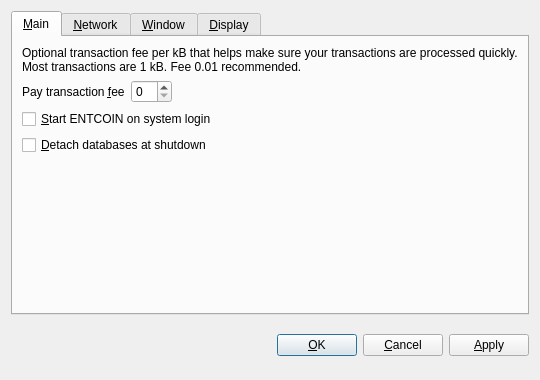
<?xml version="1.0" encoding="UTF-8"?>
<ui version="4.0">
 <class>OptionsDialog</class>
 <widget class="QDialog" name="OptionsDialog">
  <property name="geometry">
   <rect>
    <x>0</x>
    <y>0</y>
    <width>540</width>
    <height>380</height>
   </rect>
  </property>
  <property name="windowTitle">
   <string>Options</string>
  </property>
  <property name="modal">
   <bool>true</bool>
  </property>
  <layout class="QVBoxLayout" name="verticalLayout">
   <item>
    <widget class="QTabWidget" name="tabWidget">
     <property name="tabPosition">
      <enum>QTabWidget::North</enum>
     </property>
     <property name="currentIndex">
      <number>0</number>
     </property>
     <widget class="QWidget" name="tabMain">
      <attribute name="title">
       <string>&amp;Main</string>
      </attribute>
      <layout class="QVBoxLayout" name="verticalLayout_Main">
       <item>
        <widget class="QLabel" name="transactionFeeInfoLabel">
         <property name="text">
          <string>Optional transaction fee per kB that helps make sure your transactions are processed quickly. Most transactions are 1 kB. Fee 0.01 recommended.</string>
         </property>
         <property name="textFormat">
          <enum>Qt::PlainText</enum>
         </property>
         <property name="wordWrap">
          <bool>true</bool>
         </property>
        </widget>
       </item>
       <item>
        <layout class="QHBoxLayout" name="horizontalLayout_Main">
         <item>
          <widget class="QLabel" name="transactionFeeLabel">
           <property name="text">
            <string>Pay transaction &amp;fee</string>
           </property>
           <property name="textFormat">
            <enum>Qt::PlainText</enum>
           </property>
           <property name="buddy">
            <cstring>transactionFee</cstring>
           </property>
          </widget>
         </item>
         <item>
          <widget class="BitcoinAmountField" name="transactionFee"/>
         </item>
         <item>
          <spacer name="horizontalSpacer_Main">
           <property name="orientation">
            <enum>Qt::Horizontal</enum>
           </property>
           <property name="sizeHint" stdset="0">
            <size>
             <width>40</width>
             <height>20</height>
            </size>
           </property>
          </spacer>
         </item>
        </layout>
       </item>
       <item>
        <widget class="QCheckBox" name="bitcoinAtStartup">
         <property name="toolTip">
          <string>Automatically start ENTCOIN after logging in to the system.</string>
         </property>
         <property name="text">
          <string>&amp;Start ENTCOIN on system login</string>
         </property>
        </widget>
       </item>
       <item>
        <widget class="QCheckBox" name="detachDatabases">
         <property name="toolTip">
          <string>Detach block and address databases at shutdown. This means they can be moved to another data directory, but it slows down shutdown. The wallet is always detached.</string>
         </property>
         <property name="text">
          <string>&amp;Detach databases at shutdown</string>
         </property>
        </widget>
       </item>
       <item>
        <spacer name="verticalSpacer_Main">
         <property name="orientation">
          <enum>Qt::Vertical</enum>
         </property>
         <property name="sizeHint" stdset="0">
          <size>
           <width>20</width>
           <height>40</height>
          </size>
         </property>
        </spacer>
       </item>
      </layout>
     </widget>
     <widget class="QWidget" name="tabNetwork">
      <attribute name="title">
       <string>&amp;Network</string>
      </attribute>
      <layout class="QVBoxLayout" name="verticalLayout_Network">
       <item>
        <widget class="QCheckBox" name="mapPortUpnp">
         <property name="toolTip">
          <string>Automatically open the ENTCOIN client port on the router. This only works when your router supports UPnP and it is enabled.</string>
         </property>
         <property name="text">
          <string>Map port using &amp;UPnP</string>
         </property>
        </widget>
       </item>
       <item>
        <widget class="QCheckBox" name="connectSocks">
         <property name="toolTip">
          <string>Connect to the ENTCOIN network through a SOCKS proxy (e.g. when connecting through Tor).</string>
         </property>
         <property name="text">
          <string>&amp;Connect through SOCKS proxy:</string>
         </property>
        </widget>
       </item>
       <item>
        <layout class="QHBoxLayout" name="horizontalLayout_Network">
         <item>
          <widget class="QLabel" name="proxyIpLabel">
           <property name="text">
            <string>Proxy &amp;IP:</string>
           </property>
           <property name="textFormat">
            <enum>Qt::PlainText</enum>
           </property>
           <property name="buddy">
            <cstring>proxyIp</cstring>
           </property>
          </widget>
         </item>
         <item>
          <widget class="QValidatedLineEdit" name="proxyIp">
           <property name="maximumSize">
            <size>
             <width>140</width>
             <height>16777215</height>
            </size>
           </property>
           <property name="toolTip">
            <string>IP address of the proxy (e.g. 127.0.0.1)</string>
           </property>
          </widget>
         </item>
         <item>
          <widget class="QLabel" name="proxyPortLabel">
           <property name="text">
            <string>&amp;Port:</string>
           </property>
           <property name="textFormat">
            <enum>Qt::PlainText</enum>
           </property>
           <property name="buddy">
            <cstring>proxyPort</cstring>
           </property>
          </widget>
         </item>
         <item>
          <widget class="QLineEdit" name="proxyPort">
           <property name="maximumSize">
            <size>
             <width>55</width>
             <height>16777215</height>
            </size>
           </property>
           <property name="toolTip">
            <string>Port of the proxy (e.g. 9050)</string>
           </property>
          </widget>
         </item>
         <item>
          <widget class="QLabel" name="socksVersionLabel">
           <property name="text">
            <string>SOCKS &amp;Version:</string>
           </property>
           <property name="textFormat">
            <enum>Qt::PlainText</enum>
           </property>
           <property name="buddy">
            <cstring>socksVersion</cstring>
           </property>
          </widget>
         </item>
         <item>
          <widget class="QValueComboBox" name="socksVersion">
           <property name="toolTip">
            <string>SOCKS version of the proxy (e.g. 5)</string>
           </property>
          </widget>
         </item>
         <item>
          <spacer name="horizontalSpacer_Network">
           <property name="orientation">
            <enum>Qt::Horizontal</enum>
           </property>
           <property name="sizeHint" stdset="0">
            <size>
             <width>40</width>
             <height>20</height>
            </size>
           </property>
          </spacer>
         </item>
        </layout>
       </item>
       <item>
        <spacer name="verticalSpacer_Network">
         <property name="orientation">
          <enum>Qt::Vertical</enum>
         </property>
         <property name="sizeHint" stdset="0">
          <size>
           <width>20</width>
           <height>40</height>
          </size>
         </property>
        </spacer>
       </item>
      </layout>
     </widget>
     <widget class="QWidget" name="tabWindow">
      <attribute name="title">
       <string>&amp;Window</string>
      </attribute>
      <layout class="QVBoxLayout" name="verticalLayout_Window">
       <item>
        <widget class="QCheckBox" name="minimizeToTray">
         <property name="toolTip">
          <string>Show only a tray icon after minimizing the window.</string>
         </property>
         <property name="text">
          <string>&amp;Minimize to the tray instead of the taskbar</string>
         </property>
        </widget>
       </item>
       <item>
        <widget class="QCheckBox" name="minimizeOnClose">
         <property name="toolTip">
          <string>Minimize instead of exit the application when the window is closed. When this option is enabled, the application will be closed only after selecting Quit in the menu.</string>
         </property>
         <property name="text">
          <string>M&amp;inimize on close</string>
         </property>
        </widget>
       </item>
       <item>
        <spacer name="verticalSpacer_Window">
         <property name="orientation">
          <enum>Qt::Vertical</enum>
         </property>
         <property name="sizeHint" stdset="0">
          <size>
           <width>20</width>
           <height>40</height>
          </size>
         </property>
        </spacer>
       </item>
      </layout>
     </widget>
     <widget class="QWidget" name="tabDisplay">
      <attribute name="title">
       <string>&amp;Display</string>
      </attribute>
      <layout class="QVBoxLayout" name="verticalLayout_Display">
       <item>
        <layout class="QHBoxLayout" name="horizontalLayout_1_Display">
         <item>
          <widget class="QLabel" name="langLabel">
           <property name="text">
            <string>User Interface &amp;language:</string>
           </property>
           <property name="textFormat">
            <enum>Qt::PlainText</enum>
           </property>
           <property name="buddy">
            <cstring>lang</cstring>
           </property>
          </widget>
         </item>
         <item>
          <widget class="QValueComboBox" name="lang">
           <property name="toolTip">
            <string>The user interface language can be set here. This setting will take effect after restarting ENTCOIN.</string>
           </property>
          </widget>
         </item>
        </layout>
       </item>
       <item>
        <layout class="QHBoxLayout" name="horizontalLayout_2_Display">
         <item>
          <widget class="QLabel" name="unitLabel">
           <property name="text">
            <string>&amp;Unit to show amounts in:</string>
           </property>
           <property name="textFormat">
            <enum>Qt::PlainText</enum>
           </property>
           <property name="buddy">
            <cstring>unit</cstring>
           </property>
          </widget>
         </item>
         <item>
          <widget class="QValueComboBox" name="unit">
           <property name="toolTip">
            <string>Choose the default subdivision unit to show in the interface and when sending coins.</string>
           </property>
          </widget>
         </item>
        </layout>
       </item>
       <item>
        <widget class="QCheckBox" name="displayAddresses">
         <property name="toolTip">
          <string>Whether to show ENTCOIN addresses in the transaction list or not.</string>
         </property>
         <property name="text">
          <string>&amp;Display addresses in transaction list</string>
         </property>
        </widget>
       </item>
       <item>
        <spacer name="verticalSpacer_Display">
         <property name="orientation">
          <enum>Qt::Vertical</enum>
         </property>
         <property name="sizeHint" stdset="0">
          <size>
           <width>20</width>
           <height>40</height>
          </size>
         </property>
        </spacer>
       </item>
      </layout>
     </widget>
    </widget>
   </item>
   <item>
    <layout class="QHBoxLayout" name="horizontalLayout_Buttons">
     <item>
      <spacer name="horizontalSpacer_1">
       <property name="orientation">
        <enum>Qt::Horizontal</enum>
       </property>
       <property name="sizeHint" stdset="0">
        <size>
         <width>40</width>
         <height>48</height>
        </size>
       </property>
      </spacer>
     </item>
     <item>
      <widget class="QLabel" name="statusLabel">
       <property name="font">
        <font>
         <weight>75</weight>
         <bold>true</bold>
        </font>
       </property>
       <property name="text">
        <string/>
       </property>
       <property name="textFormat">
        <enum>Qt::PlainText</enum>
       </property>
       <property name="wordWrap">
        <bool>true</bool>
       </property>
      </widget>
     </item>
     <item>
      <spacer name="horizontalSpacer_2">
       <property name="orientation">
        <enum>Qt::Horizontal</enum>
       </property>
       <property name="sizeHint" stdset="0">
        <size>
         <width>40</width>
         <height>48</height>
        </size>
       </property>
      </spacer>
     </item>
     <item>
      <widget class="QPushButton" name="okButton">
       <property name="text">
        <string>&amp;OK</string>
       </property>
      </widget>
     </item>
     <item>
      <widget class="QPushButton" name="cancelButton">
       <property name="text">
        <string>&amp;Cancel</string>
       </property>
       <property name="autoDefault">
        <bool>false</bool>
       </property>
      </widget>
     </item>
     <item>
      <widget class="QPushButton" name="applyButton">
       <property name="text">
        <string>&amp;Apply</string>
       </property>
       <property name="autoDefault">
        <bool>false</bool>
       </property>
      </widget>
     </item>
    </layout>
   </item>
  </layout>
 </widget>
 <customwidgets>
  <customwidget>
   <class>BitcoinAmountField</class>
   <extends>QSpinBox</extends>
   <header>bitcoinamountfield.h</header>
  </customwidget>
  <customwidget>
   <class>QValueComboBox</class>
   <extends>QComboBox</extends>
   <header>qvaluecombobox.h</header>
  </customwidget>
  <customwidget>
   <class>QValidatedLineEdit</class>
   <extends>QLineEdit</extends>
   <header>qvalidatedlineedit.h</header>
  </customwidget>
 </customwidgets>
 <resources/>
 <connections/>
</ui>
